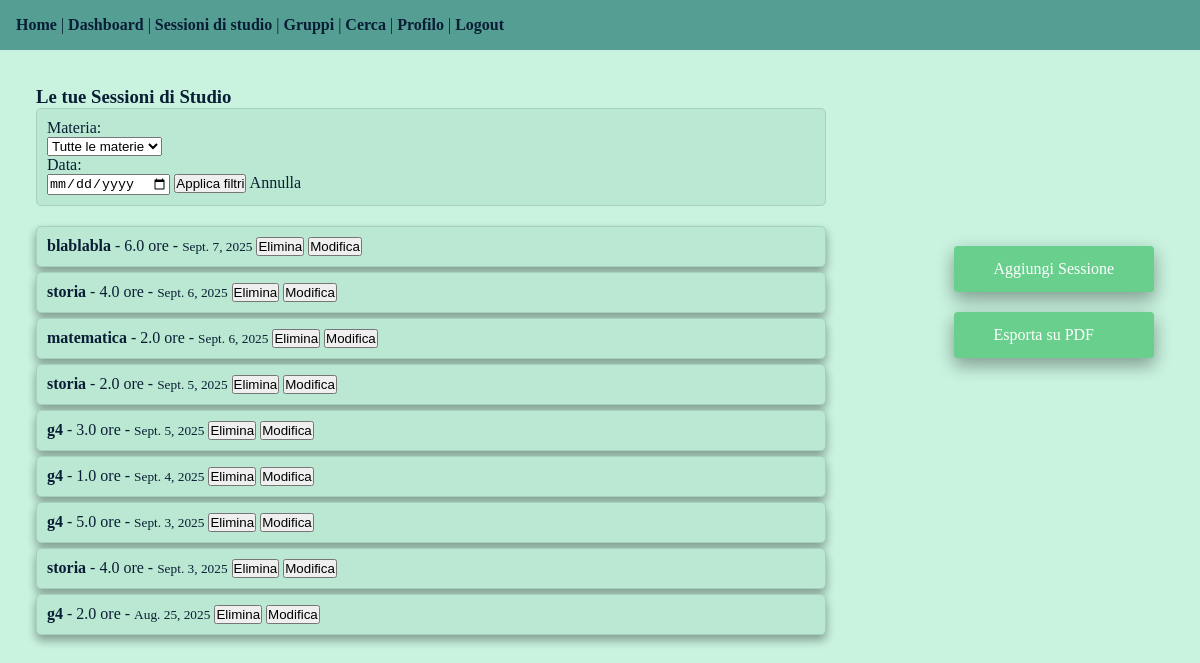
The app's page /study/sessions/ (signed in) with its own data.
### study/models.py (models this page shows, shortened)
class StudySession(models.Model):
    user = models.ForeignKey(User, on_delete=models.CASCADE, related_name="study_sessions")
    subject = models.ForeignKey(Subject, on_delete=models.CASCADE,)
    duration = models.DecimalField(max_digits=4, decimal_places=1, validators=[MinValueValidator(0.5), MaxValueValidator(24.0)])
    date = models.DateField()
    notes = models.TextField(max_length=100)
    class Meta:
        ordering= ['-date']

class Subject(models.Model):
    name = models.CharField(max_length=50, unique=True)
    created_at=models.DateTimeField(auto_now_add=True)
    created_by = models.ForeignKey(User, on_delete=models.SET_NULL, null=True, blank=True)
    class Meta:
        ordering = ['name']
    def __str__(self):
        return f"{self.name}"

### study/views.py (the view)
# urls.py: path('sessions/', views.study_session_list, name='session_list'),
@login_required
def study_session_list(request):
    user_sessions = filter_sessions(request.user, request.GET)
    context = {
        'sessions' : user_sessions,
        'subjects' : Subject.objects.filter(created_by=request.user)
    }
    return render(request, 'study/session_list.html', context)

### study/views.py (called while the page is built)
def filter_sessions(user, req):
    user_sessions = StudySession.objects.filter(user=user)
    if req.get('subjects'):
        user_sessions=user_sessions.filter(subject_id=req['subjects'])
    if req.get('date'):
        user_sessions=user_sessions.filter(date=req['date'])
    return user_sessions

### study/templates/study/session_list.html (shortened to what this page needs)
{% extends 'dashboard.html' %}
{% block content %}
<div class="dashboard-main">
    <div class="session-list">
        <h3>Le tue Sessioni di Studio</h3>
        <div class="form-filters">
            <form method="GET" action="{% url 'study:session_list'%}" class="filtri">
                <p> Materia: </p>
                <select name="subjects">
                    <option value=""> Tutte le materie</option>
                </select>
                <p>Data: </p>
                <input type="date" name="date" value="{{request.GET.data}}">
                <button type="submit"> Applica filtri</button>
                <a href="{% url 'study:session_list' %}">Annulla</a>
            </form>
        </div>
            {% if sessions %}
                <div class="list-session-group">
                    {% for session in sessions %}
                        <div class="session">
                            <strong>{{ session.subject }}</strong> -
                            {{ session.duration }} ore -
                            <small >{{ session.date }}</small>
                            <form method="post" action="{% url 'study:delete_session' session.pk %}" style="display:inline;">
                            <button type="submit">Elimina</button>
                            </form>
                            <form method="post" action="{% url 'study:edit_session' session.pk %}" style="display:inline;">
                            <button type="submit">Modifica</button>
                            </form>
                        </div>
                    {% endfor %}
                </div>
            {% else %}
                <p>Non hai ancora registrato sessioni di studio. Inizia ora!</p>
            {% endif %}
    </div>
   <div class="session-list-buttons">
    <a href="{% url 'study:add_session' %}" class="main-buttons"> Aggiungi Sessione  </a>
    <a href="{% url 'study:export_list' %}?subjects={{request.GET.subjects}}&date={{request.GET.date}}" class="main-buttons"> Esporta su PDF </a>
   </div>
</div>
{% endblock %}

### static/css/style.css (style rules this page uses)
* { margin: 0; padding: 0; box-sizing: border-box; }
body { min-height: 100vh; background-color:#c9f3df; color: #091D34; font-size: 1rem; }
p { font-size: 1rem; }
a { color: #091D34; text-decoration: none; }

### static/css/dashboard.css (style rules this page uses)
.dashboard-main { display:block; padding: 20px; }
.main-buttons { background-color: #68cf8c; color:white; font-size: 1rem; box-shadow: 0 8px 16px 0 rgba(0,0,0,0.2), 0 6px 20px 0 rgba(0,0,0,0.19); border-radius: 4px; padding: 14px 40px; transition-duration: 0.4s; margin:10px; }
.session-list { display:block; }
.form-filters { float:left; width: 70%; padding-bottom:20px; border-style:solid; border-color: #a6d1bc; border-width: 1px; border-radius: 5px; background-color: #bbe8d2 ; padding:10px; }
.list-session-group { float:left; padding-top:20px; width: 70%; }
.session { border-style:solid; border-color: #a6d1bc; border-width: 1px; border-radius: 5px; background-color: #bbe8d2 ; box-shadow: 0 6px 10px 0 rgba(0,0,0,0.2), 0 4px 10px 0 rgba(0,0,0,0.19); padding:10px; margin-bottom: 5px; }
.session-list-buttons { width:30%; float: right; display:grid; justify-content: flex-end; margin-top: 30px; }

### records on screen
StudySession: subject "blablabla", duration "6.0", date "Sept. 7, 2025"
StudySession: subject "storia", duration "4.0", date "Sept. 6, 2025"
StudySession: subject "matematica", duration "2.0", date "Sept. 6, 2025"
StudySession: subject "storia", duration "2.0", date "Sept. 5, 2025"
StudySession: subject "g4", duration "3.0", date "Sept. 5, 2025"
StudySession: subject "g4", duration "1.0", date "Sept. 4, 2025"
StudySession: subject "g4", duration "5.0", date "Sept. 3, 2025"
StudySession: subject "storia", duration "4.0", date "Sept. 3, 2025"
StudySession: subject "g4", duration "2.0", date "Aug. 25, 2025"
